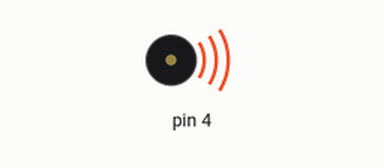
Bench run of a sketch on a simulated Arduino Uno, built with avr-gcc and run on an emulated ATmega328P. Parts: buzzer (waves = sounding). What the sketch prints to the serial monitor is not drawn.

Above: at 0.1 s.
Timing chart, 0 to 40.0 s (numbered marks = the images above):
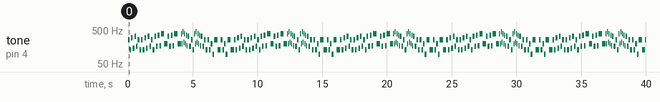

The sketch:

BruderJakobRemix_tone.ino
```cpp
//defines all Tones
#define T_C0 130//65
#define T_F0 175//87
#define T_G0 196//98
#define T_A0 220//110
#define T_H0 247//123
#define T_C1 262//130
#define T_D1 294//147
#define T_E1 330//165
#define T_F1 349//175
#define T_G1 392//196
#define T_A1 440//220
#define T_H1 493//247
//defines tone lengths
#define VIERTEL 256
#define ACHTEL (VIERTEL/2)
#define HALBE (VIERTEL*2)
#define PAUSE 10


void setup() {
  pinMode(4, OUTPUT);
  Serial.begin(9600);
}

void loop() {
  bruderJakob();
}


void bruderJakob(){
  part1();
  part1();
  part2();
  part2();
  part3();
  part3();
  part4();
  part4();
}

void playTone(int f, int length, const char* text = "") {
  Serial.println(text);

  tone(4, f);
  delay(length/2);
  noTone(PAUSE);
  tone(4, f/2);
  delay(length/2);
  noTone(PAUSE);

 /* tone(4, f);
  delay(length/3);
  noTone(PAUSE); */


  //tone(4, f);
  //delay(length);
  //noTone(PAUSE);
}

void part1(){

  playTone(T_C1, VIERTEL, "Bru");
  playTone(T_D1, VIERTEL, "der");
  playTone(T_E1, VIERTEL, "Ja");
  playTone(T_C1, VIERTEL, "kob");
}

void part2(){
  playTone(T_E1, VIERTEL, "Schlaefst");
  playTone(T_F1, VIERTEL, "du");
  playTone(T_G1, HALBE, "noch?");
}

void part3(){
  playTone(T_G1, ACHTEL, "Hoerst");
  playTone(T_A1, ACHTEL, "du");
  playTone(T_G1, ACHTEL, "nicht");
  playTone(T_F1, ACHTEL, "die");
  playTone(T_E1, VIERTEL, "Glo");
  playTone(T_C1, VIERTEL, "cken");
}

void part4(){
  playTone(T_C1, VIERTEL, "Ding");
  playTone(T_G0, VIERTEL, "Ding");
  playTone(T_C1, HALBE, "Dong");
}
```

Measured:
- by itself, tone on pin 4: plays 262 Hz for 0.13 s, 131 Hz for 0.13 s, 294 Hz for 0.13 s, 147 Hz for 0.13 s, 330 Hz for 0.13 s, 165 Hz for 0.13 s … (315 notes in this stretch)
